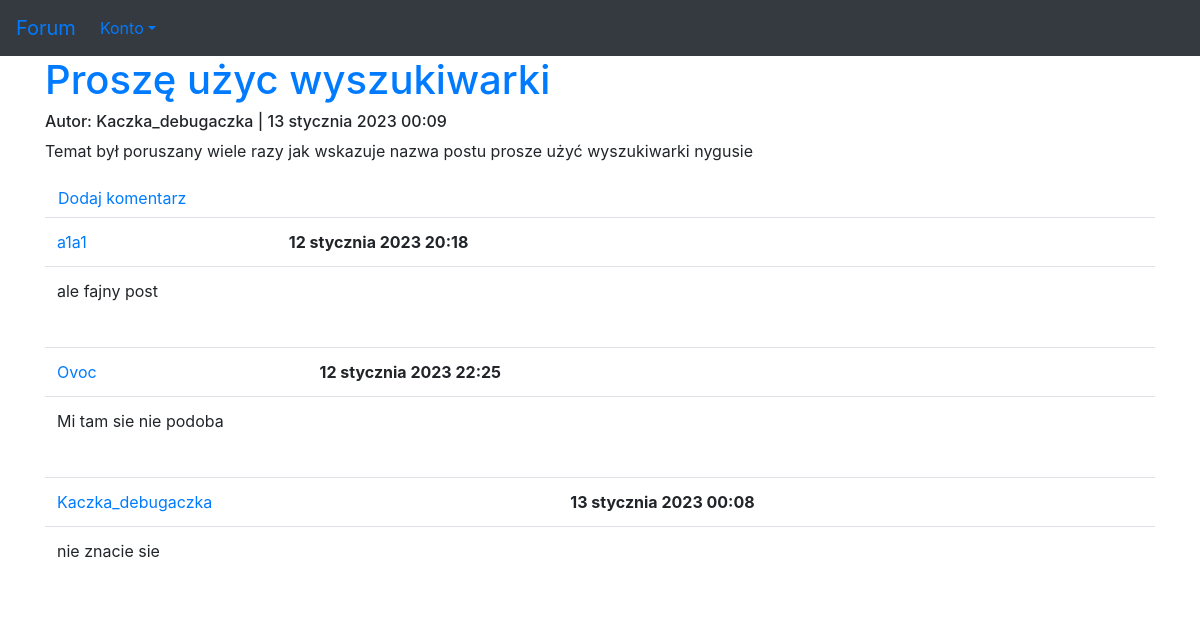
The app's page /15 (signed in) with its own data.
### forum/models.py (models this page shows, shortened)
class Post(models.Model):
    author = models.ForeignKey(User, on_delete=models.CASCADE)
    title = models.CharField(max_length=100)
    description = models.TextField()
    published_date = models.DateTimeField(default=timezone.now)
    updated = models.DateTimeField(blank=True, null=True)
    views = models.IntegerField(default=0)

class Answer(models.Model):
    post = models.ForeignKey(Post, on_delete=models.CASCADE, related_name='answers')
    author = models.ForeignKey(User, on_delete=models.CASCADE)
    text = models.TextField()
    published_date = models.DateTimeField(default=timezone.now)
    class Meta:
        verbose_name_plural = "answers"

### forum/views.py (the view)
# urls.py: path('<int:pk>', views.post_detail, name='post'),
def post_detail(request, pk):
    post = get_object_or_404(Post, pk=pk)
    return render(request, 'forum/post.html', {'post': post})

### forum/templates/forum/post.html (shortened to what this page needs)
{% extends 'szablon.html' %}
{% block naglowek %}
        <a href="{% url 'forum:post' pk=post.pk %}">{{ post.title }}</a>
        <h6>Autor: {{ post.author }} | {{ post.published_date }}</h6>
        <p>{{ post.description|linebreaksbr }}</p>
{% endblock naglowek %}
{% block tresc %}
        {% if user.is_authenticated %}
            <a class="btn btn-default" href="{% url 'forum:add_answer' pk=post.pk %}">Dodaj komentarz</a>
        {% else %}
            <a href="{% url 'users:loguj' %}" class="btn btn-info" role="button">Zaloguj</a>
        {% endif %}
        {% for answer in post.answers.all %}
            <table class="table">
            <tr class="info">
                <td><a href="{% url 'users:index' pk=answer.author.id %}">{{ answer.author }}</a></td>
            <td><strong>{{ answer.published_date }}</strong></td>
            </tr>
            <tr class="info">
            <td colspan="2">{{ answer.text|linebreaks }}</td>
            </tr></table>
            {% empty %}
            <p>Brak komentarzy :(</p>
        {% endfor %}
{% endblock tresc %}

### records on screen
Post: title "Proszę użyc wyszukiwarki", author "Kaczka_debugaczka", published_date "13 stycznia 2023 00:09", description "Temat był poruszany wiele razy jak wskazuje nazwa postu prosze użyć wyszukiwarki nygusie"
Answer: author "a1a1", published_date "12 stycznia 2023 20:18", text "ale fajny post"
Answer: author "Ovoc", published_date "12 stycznia 2023 22:25", text "Mi tam sie nie podoba"
Answer: author "Kaczka_debugaczka", published_date "13 stycznia 2023 00:08", text "nie znacie sie"
